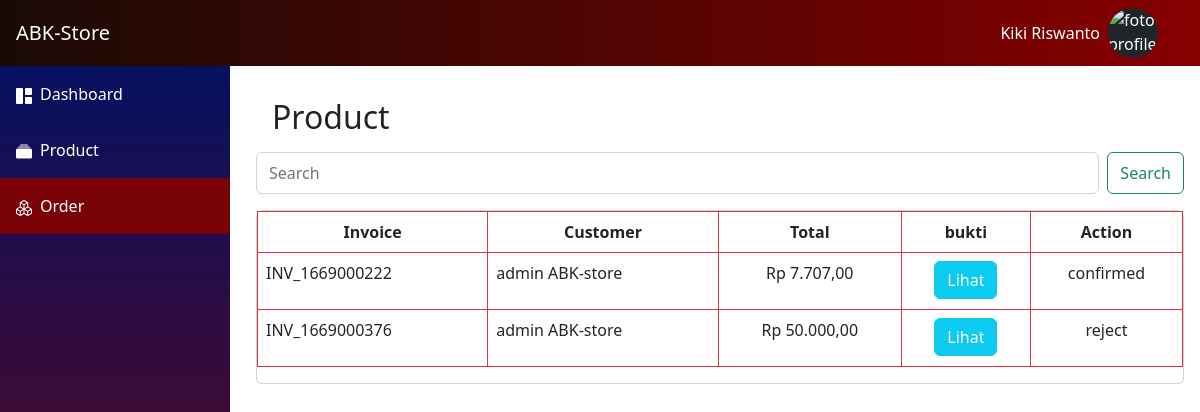
/index.php/admin/order, run on the app's committed database.
### tables this page shows
CREATE TABLE `orders` (
  `invoice` varchar(24) NOT NULL,
  `user_id` int(11) NOT NULL,
  `bukti` varchar(45) NOT NULL,
  `status_pembayaran` varchar(20) NOT NULL DEFAULT 'menunggu'
);

CREATE TABLE `user_info` (
  `user_id` int(10) NOT NULL,
  `role_id` int(11) NOT NULL,
  `first_name` varchar(100) NOT NULL,
  `last_name` varchar(100) NOT NULL,
  `image` varchar(128) NOT NULL DEFAULT 'default.jpg',
  `email` varchar(128) NOT NULL,
  `password` varchar(228) NOT NULL,
  `phone_number` varchar(13) DEFAULT NULL,
  `address` text DEFAULT NULL,
  `city` varchar(64) DEFAULT NULL
);

### application/controllers/admin/Order.php (called while the page is built, shortened)
<?php
class Order extends CI_Controller
{
    public function __construct()
    {
        $this->load->model('Order_model', 'order');
    }
    public function index()
    {
        if ($this->input->post('search')) {
            $data['orders'] = $this->order->serach($this->input->post('search'));
            $data['title'] = 'Admin Data Orders';
            $this->load->view('layouts/admin/head', $data);
            $this->load->view('admin/order/index');
            $this->load->view('layouts/admin/footer');
        } else {
            $data['orders'] = $this->order->read();
            $data['title'] = 'Admin Data Orders';
            $this->load->view('layouts/admin/head', $data);
            $this->load->view('admin/order/index');
            $this->load->view('layouts/admin/footer');
        }
    }
}

### index.php (called while the page is built, shortened)
<?php
require_once BASEPATH.'core/CodeIgniter.php';

### application/models/Order_model.php (called while the page is built, shortened)
<?php
class Order_model extends CI_Model
{
    public function read()
    {
        $this->db->join('user_info', 'orders.user_id = user_info.user_id');
        return $this->db->get('orders')->result();
    }
    public function detail_order($invoice)
    {
        $this->db->join('products', 'order_products.product_id = products.product_id');
        $this->db->join('categories', 'products.product_cat = categories.cat_id');
        return $this->db->get_where('order_products', ['invoice' => $invoice])->result();
    }
}

### application/helpers/ABK_helper.php (called while the page is built, shortened)
<?php
function total_price_order($products)
{
    $total = 0;
    foreach ($products as $product) {
        $total += $product->product_price * $product->qty;
    }
    return $total;
}
function rupiah($nominal)
{
    return number_format($nominal, 2, ',', '.');
}

### application/views/admin/order/index.php (the view, shortened to what this page needs)
<div class="m-3">
    <h2>Product</h2>
</div>
<form action="<?= base_url('admin/product'); ?>" method="post" class="d-flex mb-3" role="search">
    <input class="form-control me-2 py-2" type="search" name="search" placeholder="Search" aria-label="Search">
    <button class="btn btn-outline-success" type="submit">Search</button>
</form>
<div class="card">
    <table class="table table-bordered border-danger">
        <thead>
            <tr class="text-center">
                <th>Invoice</th>
                <th>Customer</th>
                <th>Total</th>
                <th>bukti</th>
                <th>Action</th>
            </tr>
        </thead>
        <tbody>
            <?php foreach ($orders as $order) : ?>
                <?php $total = total_price_order($this->order->detail_order($order->invoice)); ?>
                <tr>
                    <td onclick="window.location.href = '<?= base_url('admin/order/detail_order/' . $order->invoice); ?>'"><?= $order->invoice; ?></td>
                    <td><?= $order->first_name . ' ' . $order->last_name; ?></td>
                    <td class="text-center">
                        Rp <?= rupiah($total) ?>
                    </td>
                    <td class="text-center">
                        <button class="btn btn-info text-white" data-bs-toggle="modal" data-bs-target="#bukti<?= $order->invoice; ?>">Lihat</button>
                    </td>
                    <td class="text-center">
                        <?php if ($order->status_pembayaran == 'menunggu') : ?>
                            <a href="<?= base_url('admin/order/confirm/' . $order->invoice); ?>" class="btn btn-success">Konfirmasi</a>
                            <a href="<?= base_url('admin/order/reject/' . $order->invoice); ?>" class="btn btn-danger">Tolak</a>
                        <?php else : ?>
                            <p><?= $order->status_pembayaran; ?></p>
                        <?php endif ?>
                    </td>
                </tr>
            <?php endforeach ?>
        </tbody>
    </table>
</div>

### data on the page
orders: invoice "INV_1669000222", user.first_name "admin", user.last_name "ABK-store", total "7.707,00", status_pembayaran "confirmed"
orders: invoice "INV_1669000376", user.first_name "admin", user.last_name "ABK-store", total "50.000,00", status_pembayaran "reject"
